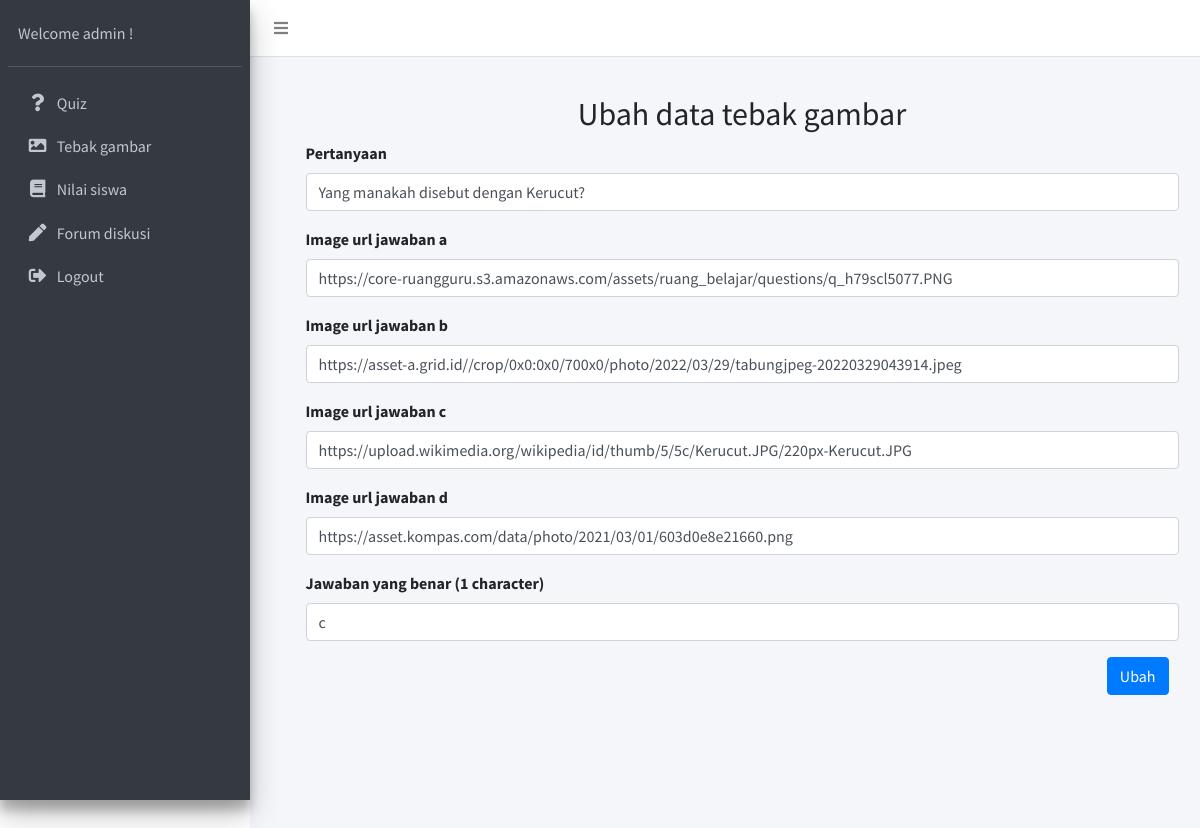
The app's page /ubah-tebak_gambar.php?id=12 (signed in) with its own data.
### tables this page shows
CREATE TABLE `answers` (
  `id` int(11) NOT NULL,
  `quizId` int(11) NOT NULL,
  `a` varchar(255) NOT NULL,
  `b` varchar(255) NOT NULL,
  `c` varchar(255) NOT NULL,
  `d` varchar(255) NOT NULL,
  `correct` varchar(20) NOT NULL,
  `description` varchar(255) DEFAULT NULL
);

CREATE TABLE `quiz` (
  `id` int(11) NOT NULL,
  `type` varchar(20) NOT NULL,
  `question` varchar(255) NOT NULL,
  `img` varchar(255) NOT NULL
);

### config/controller.php (called while the page is built, shortened)
<?php
function select($query)
{
    global $db;
    $result = mysqli_query($db, $query);
    $rows = [];
    while ($row = mysqli_fetch_assoc($result)) {
        $rows[] = $row;
    }
    return $rows;
}

### ubah-tebak_gambar.php (the view, shortened to what this page needs)
<?php
include 'layout/header-admin.php';
if (isset($_SESSION['username'])) {
  $id = (int)$_GET['id'];
  $field = select("SELECT * FROM quiz q JOIN answers a ON a.quizId = q.id WHERE q.id = $id AND q.type='tebak_gambar'")[0];
?>
  <div class="content-wrapper">
    <div class="content-header">
    </div>
    <section class="content">
      <div class="container-fluid">
        <form action="" method="post" enctype="multipart/form-data" style="width: 95%; margin-left: 40px; min-height:900px">
          <h2 style="text-align: center;">Ubah data tebak gambar</h2>
          <div class="mb-3">
            <label for="question" class="form-label">Pertanyaan</label>
            <input value="<?php echo $field['question'] ?>" type="text" class="form-control" id="question" name="question" placeholder="Pertanyaan ..." required>
          </div>
          <div class="mb-3">
            <label for="a" class="form-label">Image url jawaban a</label>
            <input value="<?php echo $field['a'] ?>" type="text" class="form-control" id="a" name="a" placeholder="Image url jawaban a ..." required>
          </div>
          <div class="mb-3">
            <label for="b" class="form-label">Image url jawaban b</label>
            <input value="<?php echo $field['b'] ?>" type="text" class="form-control" id="b" name="b" placeholder="Image url jawaban b ..." required>
          </div>
          <div class="mb-3">
            <label for="c" class="form-label">Image url jawaban c</label>
            <input value="<?php echo $field['c'] ?>" type="text" class="form-control" id="c" name="c" placeholder="Image url jawaban c ..." required>
          </div>
          <div class="mb-3">
            <label for="d" class="form-label">Image url jawaban d</label>
            <input value="<?php echo $field['d'] ?>" type="text" class="form-control" id="d" name="d" placeholder="Image url jawaban d ..." required>
          </div>
          <div class="mb-3">
            <label for="correct" class="form-label">Jawaban yang benar (1 character)</label>
            <input value="<?php echo $field['correct'] ?>" type="text" class="form-control" id="correct" name="correct" placeholder="(a,b,c,d)" required>
          </div>
          <button type="submit" name="ubah-tebak-gambar" class="btn btn-primary mb-3" style="float: right; margin-right: 10px;">Ubah</button>
        </form>
      </div>
    </section>
  </div>
<?php
} else {
  header("Location: login-template.php");
  exit();
}
include 'layout/footer-admin.php';
?>

### records on screen
answers: question "Yang manakah disebut dengan Kerucut?", a "https://core-ruangguru.s3.amazonaws.com/assets/ruang_belajar/questions/q_h79scl5077.PNG", b "https://asset-a.grid.id//crop/0x0:0x0/700x0/photo/2022/03/29/tabungjpeg-20220329043914.jpeg", c "https://upload.wikimedia.org/wikipedia/id/thumb/5/5c/Kerucut.JPG/220px-Kerucut.JPG", d "https://asset.kompas.com/data/photo/2021/03/01/603d0e8e21660.png", correct "c"

### other values on screen
$_SESSION['username'] "admin"
